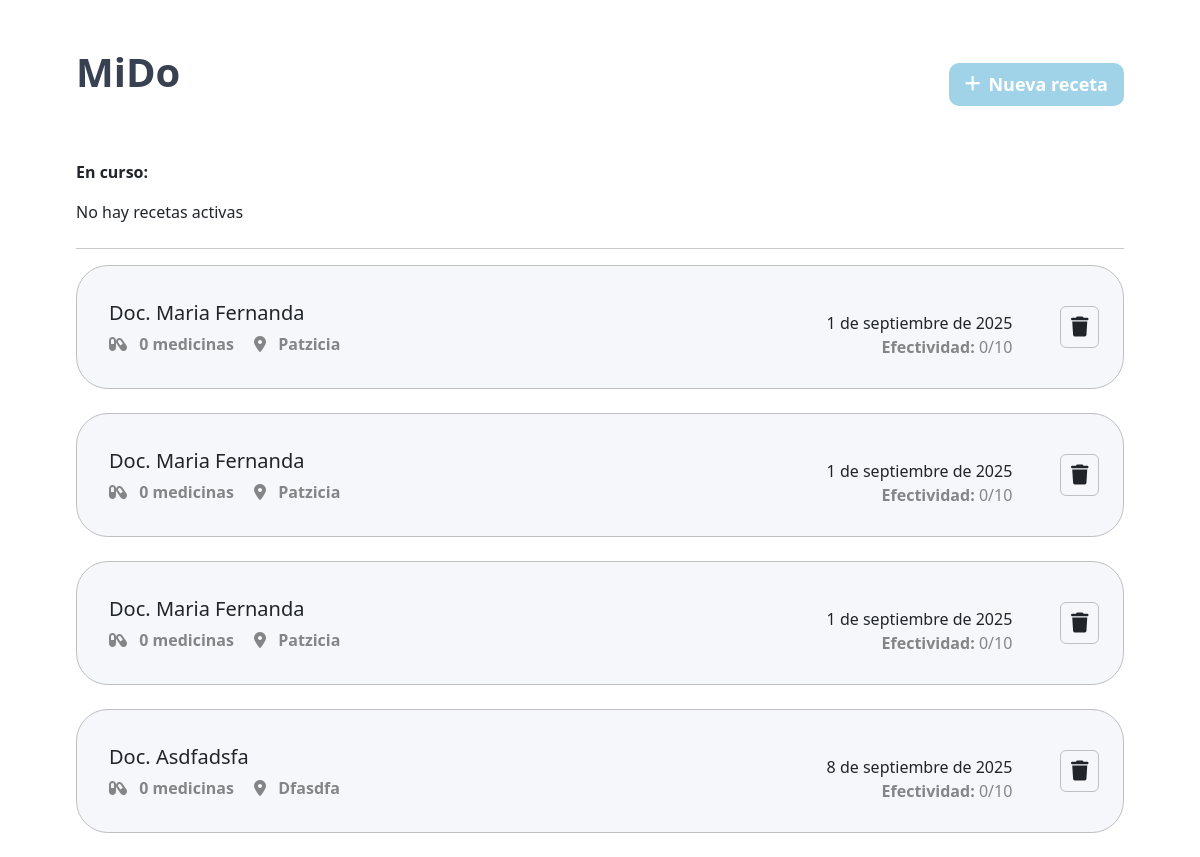
Before: / with the older database file.
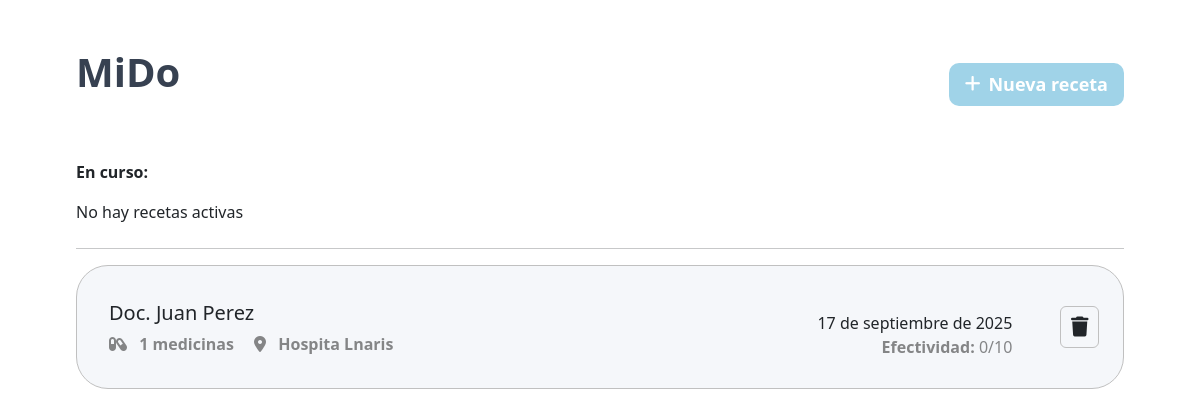
After: the same page with the newer database file.
### miApp/models.py (models this page shows, shortened)
class Receta(models.Model):
    doc = models.CharField(max_length=255)
    fecha = models.DateField()
    efectividad = models.IntegerField(default=0)
    activo = models.BooleanField(default=False)
    lugar = models.CharField(null=True)
    def cantidad_medicinas(self):
        return self.medicamentos.count()

### miApp/views.py (the view)
# urls.py: path('', views.index),
def index(request):
    if request.method == 'POST':
        Receta.objects.create(
            doc = request.POST.get('doc'),
            fecha = request.POST.get('fecha'),
            lugar = request.POST.get('lugar')
        )
    activos =  Receta.objects.filter(activo=True)
    lista = Receta.objects.filter(activo=False).order_by('-id')
    return render(request, "home.html",{'lista': lista, 'activos': activos})

### miApp/templates/home.html (shortened to what the changed rows need)
{% load static %}
<!DOCTYPE html>
<html lang="en">
<head>
    <link href="https://cdn.jsdelivr.net/npm/bootstrap@5.3.8/dist/css/bootstrap.min.css" rel="stylesheet">
    <link rel="stylesheet" href="https://cdnjs.cloudflare.com/ajax/libs/font-awesome/6.7.2/css/all.min.css">
    <link rel="stylesheet" href="{% static 'css/root.css' %}">
    <link rel="stylesheet" href="{% static 'css/home.css' %}">
    <link rel="stylesheet" href="{% static 'css/modalAgregar.css' %}">
</head>
<body>
    <div class="container container-fluid w-50 mt-5">
        <div class="top">
            <h1>MiDo</h1>
        </div>
        <div class="list">
            {% if lista %}
            {% for receta in lista %}
            <div class="receta mt-3" data-id="{{ receta.id }}">
                <div class="receta-info1">
                    <div class="receta-doc">
                         {%  if  receta.doc|default_if_none:"" %}
                         Doc. {{ receta.doc|title }}
                        {% else %}
                        Doctor no asignado
                        {% endif %}
                    </div>
                    <div class="receta-cantidadMedicina">
                        <i class="fa-solid fa-capsules"></i>
                        {{receta.cantidad_medicinas}} medicinas
                        <i class="fa-solid fa-location-dot ms-3"></i>
                        {%  if  receta.lugar|default_if_none:"" %}
                        {{ receta.lugar|title }}
                        {% else %}
                        Lugar no asignado
                        {% endif %}
                    </div>
                </div>
                <div class="receta-info2">
                    <div class="detalles">
                        <p class="fecha m-0 mt-3">{{  receta.fecha|date:"j \\d\\e F \\d\\e Y"  }}</p>
                        <p class="efectividad"><b>Efectividad:</b> {{ receta.efectividad }}/10</p>
                    </div>
                    <div class="accion">
                        <button class="btn eliminar scl" onclick="event.stopPropagation(); document.getElementById('eliminarReceta-{{ receta.id }}').submit()"><i class="fa-solid fa-trash"></i></button>
                    </div>
                </div>
            </div>
            {% endfor %}
            {% else%}
             {%  include 'sinRecetas.html' %}
            {% endif %}
        </div>
    </div>
</body>
</html>

Changed rows visible on the page:
removed Receta: doc "Maria Fernanda", cantidad_medicinas "0", lugar "Patzicia", fecha "1 de septiembre de 2025", efectividad "0"
removed Receta: doc "Maria Fernanda", cantidad_medicinas "0", lugar "Patzicia", fecha "1 de septiembre de 2025", efectividad "0"
removed Receta: doc "Maria Fernanda", cantidad_medicinas "0", lugar "Patzicia", fecha "1 de septiembre de 2025", efectividad "0"
removed Receta: doc "Asdfadsfa", cantidad_medicinas "0", lugar "Dfasdfa", fecha "8 de septiembre de 2025", efectividad "0"
added Receta: doc "Juan Perez", cantidad_medicinas "1", lugar "Hospita Lnaris", fecha "17 de septiembre de 2025", efectividad "0"
